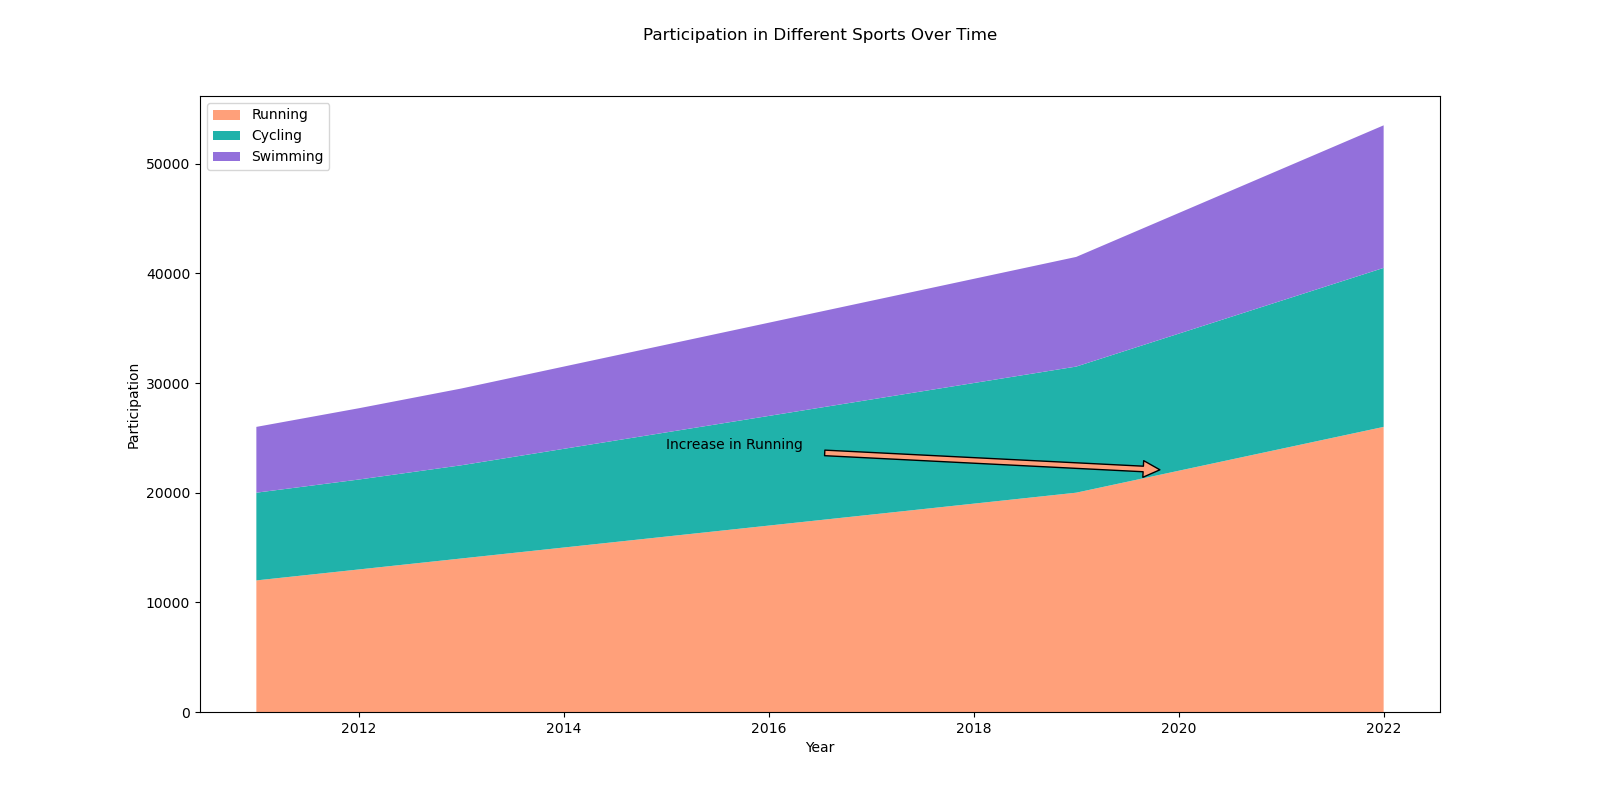

Python code for this plot:

import matplotlib.pyplot as plt

# Define the data
years = list(range(2011, 2023))
running = [12000, 13000, 14000, 15000, 16000, 17000, 18000, 19000, 20000, 22000, 24000, 26000]
cycling = [8000, 8200, 8500, 9000, 9500, 10000, 10500, 11000, 11500, 12500, 13500, 14500]
swimming = [6000, 6500, 7000, 7500, 8000, 8500, 9000, 9500, 10000, 11000, 12000, 13000]

# Start plotting
fig, ax = plt.subplots(figsize=(16, 8))

# Plot stacked area chart
ax.stackplot(years, running, cycling, swimming, colors=['#FFA07A', '#20B2AA', '#9370DB'])

# Annotate specific points
ax.annotate('Increase in Running', xy=(2020, 22000), xytext=(2015, 24000),
            arrowprops=dict(facecolor='#FFA07A', shrink=0.05))

# Add labels and title
plt.xlabel('Year')
plt.ylabel('Participation')
plt.title('Participation in Different Sports Over Time', pad=40)

# Add legend
plt.legend(['Running', 'Cycling', 'Swimming'], loc='upper left')

# Show the plot
plt.show()
